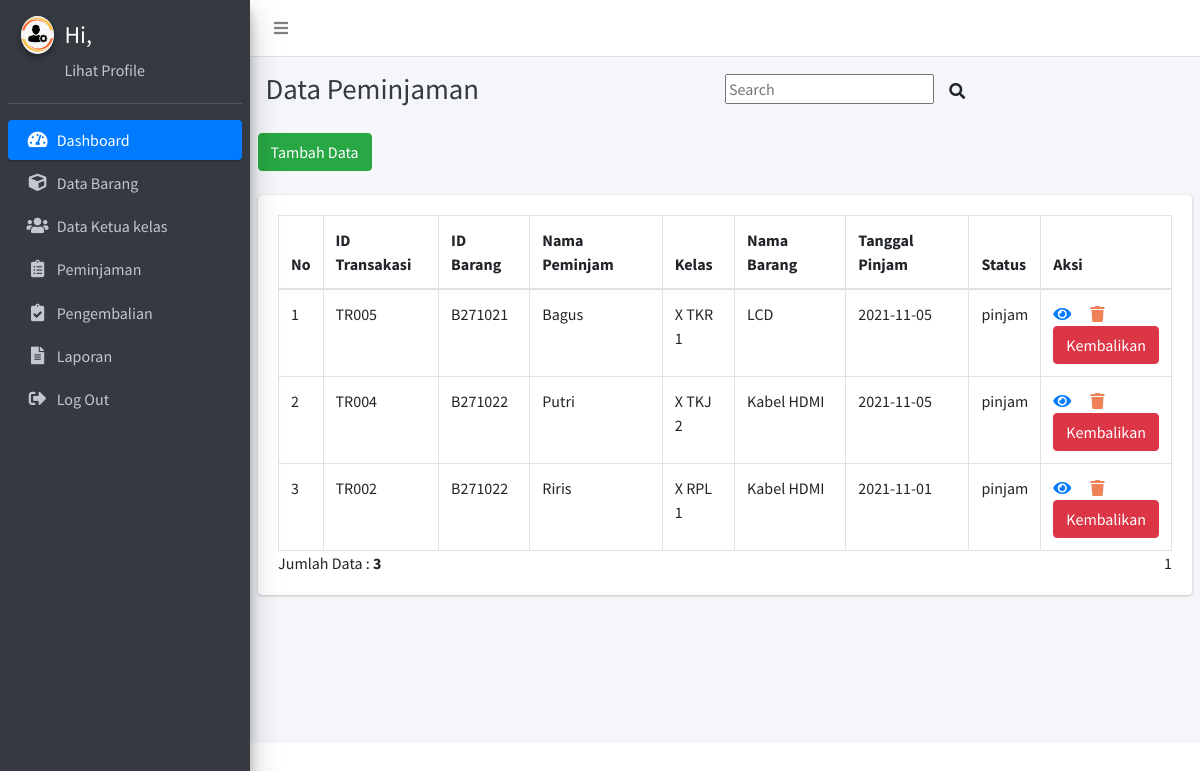
The app's page /transaksi-peminjaman.php, older data.
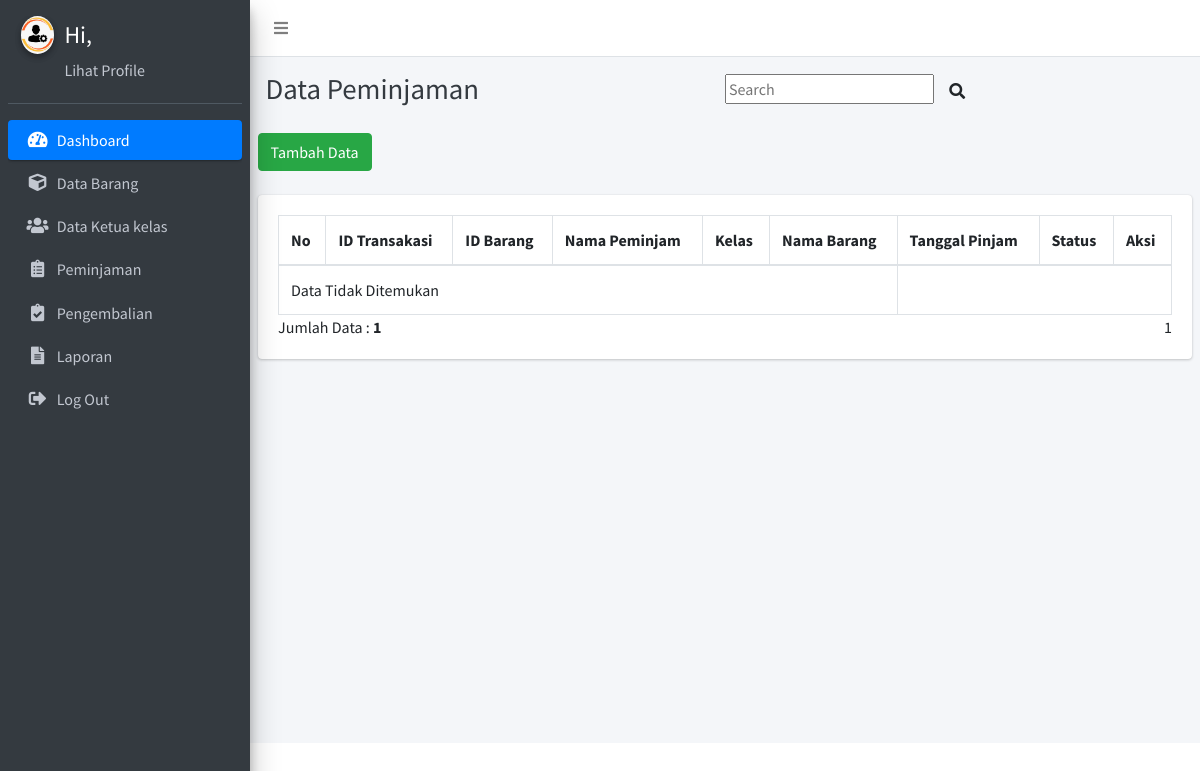
The same page, newer data.
### tables this page shows
CREATE TABLE `transaksi` (
  `IdTransaksi` varchar(10) NOT NULL,
  `IdBarang` varchar(20) NOT NULL,
  `Nama` varchar(50) NOT NULL,
  `SwKelas` varchar(10) NOT NULL,
  `BrgNama` varchar(50) NOT NULL,
  `TglPinjam` date NOT NULL,
  `TglKembali` date NOT NULL,
  `status` varchar(20) NOT NULL
);

CREATE TABLE `barang` (
  `IdBarang` varchar(15) NOT NULL,
  `BrgNama` varchar(50) NOT NULL,
  `BrgMerk` varchar(50) NOT NULL,
  `BrgSpesifikasi` varchar(255) NOT NULL,
  `BrgKondisi` varchar(255) NOT NULL,
  `BrgJumlah` int(5) NOT NULL
);

CREATE TABLE `siswa` (
  `IdSiswa` varchar(10) NOT NULL,
  `SwNama` varchar(50) NOT NULL,
  `SwKelas` varchar(10) NOT NULL,
  `SwNoHp` varchar(15) NOT NULL
);

### transaksi-peminjaman.php (the view, shortened to what the changed rows need)
<?php
include'config.php';
?>
<!DOCTYPE html>
<html>
<head>
<?php include 'template/header.php';?>
  <div class="content-wrapper">
    <div class="content-header">
      <div class="container-fluid">
        <div class="row mb-2">
          <div class="col-sm-6">
            <h1 class="m-0 text-dark">Data Peminjaman</h1>
          </div>
        </div>
      </div>
    </div>
    <br>
    <section class="content">
      <div class="row">
        <div class="col-12">
          <div class="card">
            <div class="card-body">
              <table id="example2" class="table table-bordered table-hover">
                <thead>
                <tr>
                    <th>No</th>
                    <th>ID Transakasi</th>
                    <th>ID Barang</th>
                    <th>Nama Peminjam</th>
                    <th>Kelas</th>
                    <th>Nama Barang</th>
                    <th>Tanggal Pinjam</th>
                    <th>Status </th>
                    <th>Aksi</th>
                </tr>
                </thead>
                <tbody>
            <?php
                $batas = 5;
                extract($_GET);
                if(empty($hal)) {
                    $posisi = 0;
                    $hal = 1;
                    $nomor = 1;
                }else {
                    $posisi = ($hal - 1) * $batas;
                    $nomor = $posisi+1;
                }
                if($_SERVER['REQUEST_METHOD'] == "POST") {
                    $pencarian = trim(mysqli_real_escape_string($conn, $_POST['pencarian']));
                    if($pencarian != "") {
                        $sql = "SELECT transaksi.IdTransaksi, b.IdBarang, b.BrgNama, transaksi.Nama, siswa.SwKelas, transaksi.TglPinjam,
                                transaksi.TglKembali, transaksi.status FROM transaksi
                                INNER JOIN barang b ON transaksi.IdBarang = b.IdBarang
                                INNER JOIN siswa ON transaksi.SwKelas = siswa.SwKelas
								WHERE transaksi.IdTransaksi LIKE '%$pencarian%'
                                OR  transaksi.TglPinjam LIKE '%$pencarian%'
                                OR  transaksi.TglKembali LIKE '%$pencarian%'
                                OR  transaksi.Nama LIKE '%$pencarian%'
                                OR  transaksi.status LIKE '%$pencarian%'
								OR  barang.IdBarang LIKE '%$pencarian%'
                                OR  barang.BrgNama LIKE '%$pencarian%'
								OR  siswa.SwKelas LIKE '%$pencarian%'";
                        $query = $sql;
                        $queryJml = $sql;
                    } else {
                        $query = "SELECT transaksi.IdTransaksi, b.IdBarang, b.BrgNama, transaksi.Nama, siswa.SwKelas, transaksi.TglPinjam,
                                transaksi.TglKembali, transaksi.status FROM transaksi
                                INNER JOIN barang b ON transaksi.IdBarang = b.IdBarang
                                INNER JOIN siswa ON transaksi.SwKelas = siswa.SwKelas
                                WHERE transaksi.status = 'Pinjam'
								ORDER BY transaksi.IdTransaksi DESC
								LIMIT $posisi, $batas";
                        $queryJml = "SELECT * FROM transaksi WHERE transaksi.status = 'Pinjam'";
                        $no = $posisi * 1;
                    }
                }
                else {
                            $query = "SELECT transaksi.IdTransaksi, b.IdBarang, b.BrgNama, transaksi.Nama, siswa.SwKelas,  transaksi.TglPinjam,
                            transaksi.TglKembali, transaksi.status FROM transaksi
                            INNER JOIN barang b ON transaksi.IdBarang = b.IdBarang
                            INNER JOIN siswa ON transaksi.SwKelas = siswa.SwKelas
                            WHERE transaksi.status = 'Pinjam'
                            ORDER BY transaksi.IdTransaksi DESC
                            LIMIT $posisi, $batas";
                        $queryJml = "SELECT * FROM transaksi WHERE transaksi.status = 'Pinjam'";
                }
               $q_tampil_transaksi = mysqli_query($conn, $query);
               if(mysqli_num_rows($q_tampil_transaksi) > 0) {
                   while($r_tampil_transaksi=mysqli_fetch_array($q_tampil_transaksi)) {
           ?>
            <tr>
                <td><?php echo $nomor; ?></td>
                <td><?php echo $r_tampil_transaksi['IdTransaksi']; ?></td>
                <td><?php echo $r_tampil_transaksi['IdBarang']; ?></td>
				<td><?php echo $r_tampil_transaksi['Nama']; ?></td>
				<td><?php echo $r_tampil_transaksi['SwKelas']; ?></td>
                <td><?php echo $r_tampil_transaksi['BrgNama']; ?></td>
                <td><?php echo $r_tampil_transaksi['TglPinjam']; ?></td>
                <td><?php echo $r_tampil_transaksi['status']; ?></td>
                <td>
                    <a href="transaksi-peminjaman-detail.php?IdTransaksi=<?php echo $r_tampil_transaksi['IdTransaksi'];?>"><i class="nav-icon fas fa-eye" title="Detail">&#xE254;</i></a>
					<a href="transaksi-peminjaman-delete.php?IdTransaksi=<?php echo $r_tampil_transaksi['IdTransaksi'];?>" onclick = "return confirm ('Apakah Anda Yakin Akan Menghapus Data Ini?')" class="tombol" style="color:#ef8157; font-weight:bold"><i class="nav-icon fas fa-trash" title="Delete">&#xE872;</i></a>
                    <div class="tombol-opsi-container"><a href="transaksi-pengembalian-proses.php?&IdTransaksi=<?php echo $r_tampil_transaksi['IdTransaksi'];?>&IdBarang=<?php echo $r_tampil_transaksi['IdBarang']; ?>&TglKembali=<?php echo $r_tampil_transaksi['TglKembali']; ?>
                    &BrgNama=<?php echo $r_tampil_transaksi['BrgNama']; ?>&SwKelas=<?php echo $r_tampil_transaksi['SwKelas']; ?>" onclick = "return confirm ('Apakah Anda Yakin ingin mengembalikan Barang ini ?')" class="btn btn-danger">Kembalikan</a></div>
                </td>
            </tr>
            <?php
                        $nomor++;
                    }
                }
                else {
                    echo "<tr><td colspan=6>Data Tidak Ditemukan</td></tr>";
                }
            ?>
        </tbody>
        </table>
        <?php
    if(isset($_POST['pencarian'])) {
        if($_POST['pencarian']!='') {
            echo "<div style=\"float:left;\">";
            $jml = mysqli_num_rows(mysqli_query($conn, $queryJml));
            echo "Data Hasil Pencarian: <b>$jml</b>";
            echo "</div>";
        }
    } else {
    ?>
        <div style="float: left;">
        <?php
            $jml = mysqli_num_rows(mysqli_query($conn, $queryJml));
            echo "Jumlah Data : <b>$jml</b>";
        ?>
        </div>
        <div class="pagination" style="float: right;">
            <?php
                $jml_hal = ceil($jml / $batas);
                for($i = 1; $i <= $jml_hal; $i++) {
                    if($i != $hal) {
                        echo "<a href=\"?p=transaksi-peminjaman&hal=$i\">$i</a>";
                    } else {
                        echo "<a class=\"active\">$i</a>";
                    }
                }
            ?>
        </div>
    <?php
    }
    ?>
            </div>
         </div>
         </div>
    </div>
    </section>
</body>
</html>

Row changes from the older to the newer data that the page shows:
removed transaksi: IdTransaksi "TR005", IdBarang.IdBarang "B271021", Nama "Bagus", siswa.SwKelas "X TKR 1", IdBarang.BrgNama "LCD", TglPinjam "2021-11-05", status "pinjam"
no longer on this page (row edited): transaksi: IdTransaksi "TR004", IdBarang.IdBarang "B271022", Nama "Putri", siswa.SwKelas "X TKJ 2", IdBarang.BrgNama "Kabel HDMI", TglPinjam "2021-11-05", status "pinjam"
no longer on this page (row edited): transaksi: IdTransaksi "TR002", IdBarang.IdBarang "B271022", Nama "Riris", siswa.SwKelas "X RPL 1", IdBarang.BrgNama "Kabel HDMI", TglPinjam "2021-11-01", status "pinjam"
Text that changed along with them:
$jml: "3" → "1"
text now shown: "Data Tidak Ditemukan"
